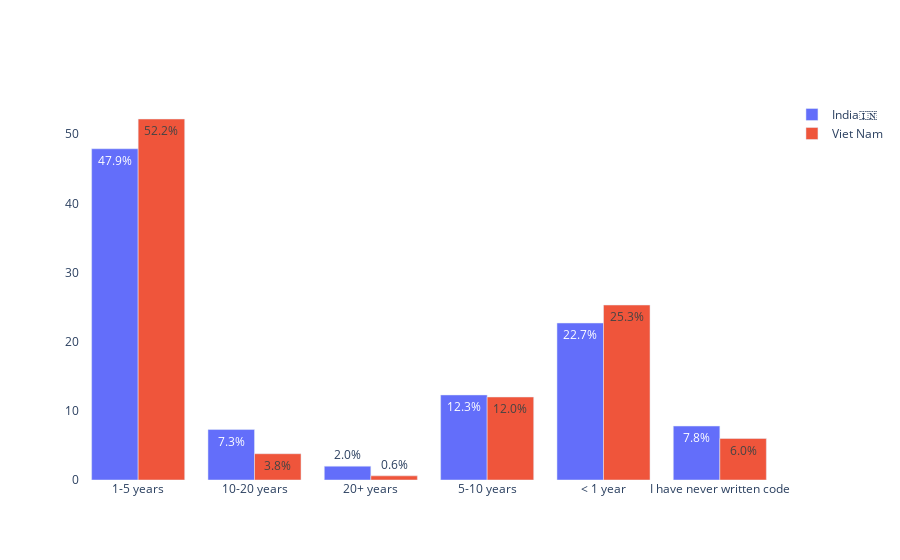

Notebook code cell kept with this figure:
### Code cell
fig = go.Figure()
for country, group in india_vn_df.groupby("Country"):
   fig.add_trace(go.Bar(x = group['Coding Experience'], 
                        y = group['%'], 
                        name = country, 
                        text = group['%'].astype(str) + "%", 
                        textposition='auto'))
fig.update_layout(barmode="group", 
                  plot_bgcolor = "white")
fig.show()

### Figure 1 — Plotly figure (JSON) as saved in the notebook; plotly's stock layout.template omitted (floating-point values rounded to 4 significant figures)
{"data": [{"name": "India🇮🇳", "text": ["47.9%", "7.3%", "2.0%", "12.3%", "22.7%", "7.8%"], "textposition": "auto", "type": "bar", "x": ["1-5 years", "10-20 years", "20+ years", "5-10 years", "< 1 year", "I have never written code"], "y": [47.9, 7.3, 2, 12.3, 22.7, 7.8]}, {"name": "Viet Nam", "text": ["52.2%", "3.8%", "0.6%", "12.0%", "25.3%", "6.0%"], "textposition": "auto", "type": "bar", "x": ["1-5 years", "10-20 years", "20+ years", "5-10 years", "< 1 year", "I have never written code"], "y": [52.2, 3.8, 0.6, 12, 25.3, 6]}], "layout": {"barmode": "group", "plot_bgcolor": "white"}}
